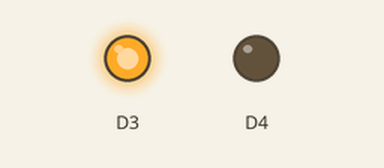
This sketch was run on a simulated ESP8266 (NodeMCU). Parts: output pins drawn as LEDs (lit = HIGH).

Above: at 1.0 s.
At 3.0 s:
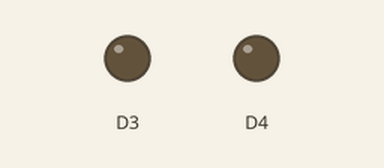
Timing chart, 0 to 5.2 s (numbered marks = the images above):
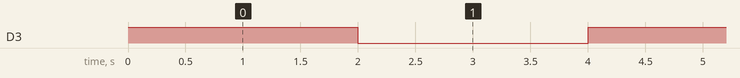

Measured:
- by itself, D3: alternates HIGH for 2.0 s and LOW for 2.0 s

The sketch:

Ledligado2.ino.ino
```cpp
void setup() {
  // put your setup code here, to run once:

            //pinMode declarando o pino.
            //OUTPUT declando que o pino é uma saida
            // D3 , pino declarado.
            // D4 , pino declarado.

            pinMode ( D3 , OUTPUT );
            pinMode ( D4 , OUTPUT );
}

void loop() {
  // put your main code here, to run repeatedly:

          //dizendo que o pino D3 ligara o led
          //dizendo que o pino D3 ligara o led

          digitalWrite ( D3 , HIGH );
          delay(2000);
          digitalWrite ( D3 , LOW  );
          delay(2000);

}
```
